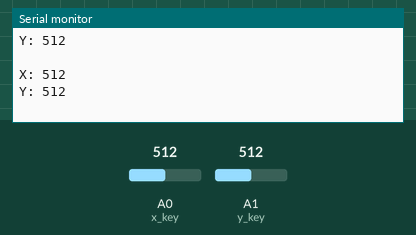
A sketch run on a simulated Arduino Uno, built with avr-gcc and run on an emulated ATmega328P. On the bench: the last lines printed to the serial monitor. Inputs (shaded band) come from the test bench; at power-on: A0 (x_key) = 512, A1 (y_key) = 512.

Above: at 1.2 s.
1.3 s: A0 (x_key) set to 716
At 1.39 s:
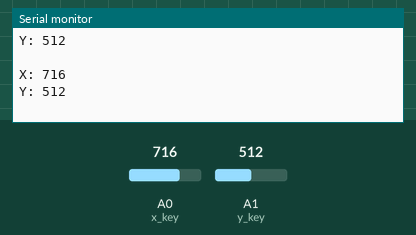
2.8 s: A1 (y_key) set to 716
At 2.9 s:
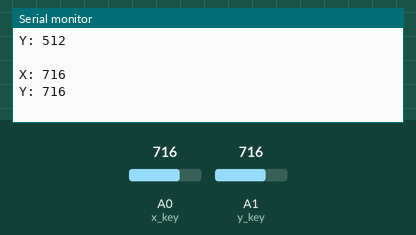
4.3 s: A0 (x_key) set to 900
At 4.41 s:
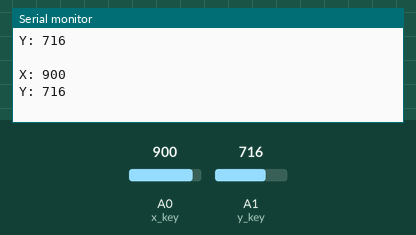
5.8 s: A1 (y_key) set to 900
At 5.92 s:
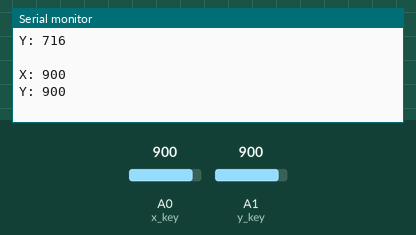
Timing chart, 0 to 8.3 s (numbered marks = the images above; inputs shaded):
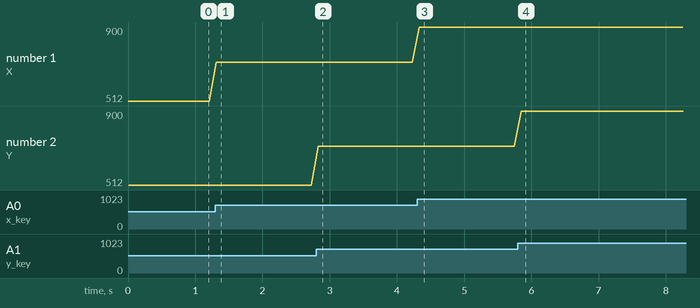

Measured:
- after the input at 1.3 s, the serial monitor: prints a new line at once (image 1)
- after the input at 2.8 s, the serial monitor: prints a new line at once (image 2)
- after the input at 4.3 s, the serial monitor: prints a new line at once (image 3)
- after the input at 5.8 s, the serial monitor: prints a new line after 0.05 s (image 4)
- plotted number 1: 512 → 716 after the input at 1.3 s, 716 → 900 after the input at 4.3 s

The sketch:

Joystick.ino
```cpp
 int x_key = A0;
 int y_key = A1;
 int x_pos;
 int y_pos;

void setup() {
  Serial.begin(9600);
  pinMode(x_key, INPUT);
  pinMode(y_key, INPUT);

}

void loop() {
  x_pos = analogRead ( x_key);
  y_pos = analogRead ( y_key);
  Serial.print("X: ");
  Serial.println(x_pos);
  Serial.print("Y: ");
  Serial.println(y_pos);
  Serial.println(" ");
  delay(100);

}
```
